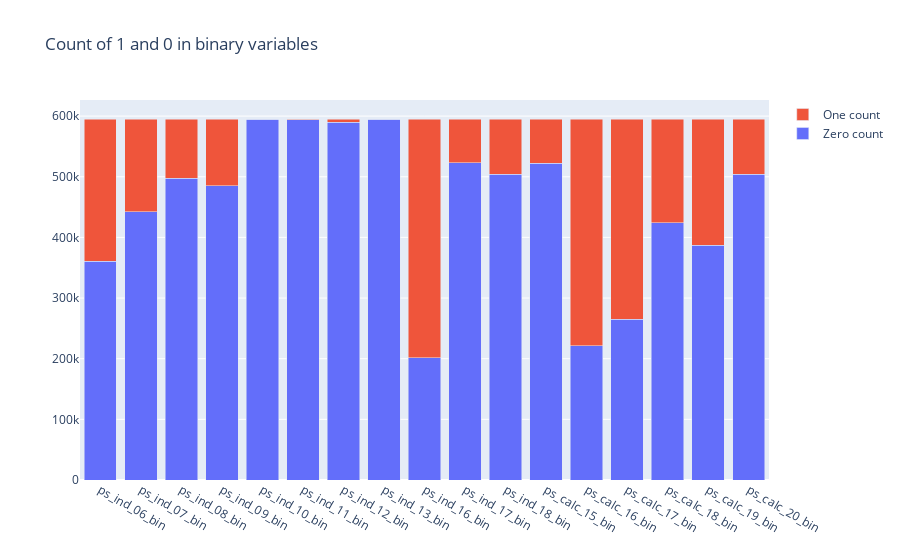

The notebook cell this image was saved under:
### Markdown cell above
## Phân tích dữ liệu dạng binary:
Đếm số lượng 0 và 1 trong các cột dạng binary (ngoại trừ cột target)

### Code cell
bin_col = [col for col in train.columns if '_bin' in col]
zero_list = []
one_list = []
for col in bin_col:
    zero_list.append((train[col]==0).sum())
    one_list.append((train[col]==1).sum())
    
trace1 = go.Bar(
x = bin_col, y=zero_list, name = 'Zero count')
trace2 = go.Bar(
x = bin_col, y = one_list, name='One count')

data = [trace1, trace2]
layout = go.Layout(
barmode = 'stack', title='Count of 1 and 0 in binary variables')

fig = go.Figure(data=data, layout = layout)
py.iplot(fig, filename='stacked-bar')

### Figure 1 — Plotly figure (JSON) as saved in the notebook; plotly's stock layout.template omitted (floating-point values rounded to 4 significant figures)
{"data": [{"name": "Zero count", "type": "bar", "x": ["ps_ind_06_bin", "ps_ind_07_bin", "ps_ind_08_bin", "ps_ind_09_bin", "ps_ind_10_bin", "ps_ind_11_bin", "ps_ind_12_bin", "ps_ind_13_bin", "ps_ind_16_bin", "ps_ind_17_bin", "ps_ind_18_bin", "ps_calc_15_bin", "ps_calc_16_bin", "ps_calc_17_bin", "ps_calc_18_bin", "ps_calc_19_bin", "ps_calc_20_bin"], "y": [360852, 442223, 497644, 484917, 594990, 594205, 589594, 594648, 201882, 523143, 503879, 522342, 221514, 265356, 424278, 387469, 503955]}, {"name": "One count", "type": "bar", "x": ["ps_ind_06_bin", "ps_ind_07_bin", "ps_ind_08_bin", "ps_ind_09_bin", "ps_ind_10_bin", "ps_ind_11_bin", "ps_ind_12_bin", "ps_ind_13_bin", "ps_ind_16_bin", "ps_ind_17_bin", "ps_ind_18_bin", "ps_calc_15_bin", "ps_calc_16_bin", "ps_calc_17_bin", "ps_calc_18_bin", "ps_calc_19_bin", "ps_calc_20_bin"], "y": [234360, 152989, 97568, 110295, 222, 1007, 5618, 564, 393330, 72069, 91333, 72870, 373698, 329856, 170934, 207743, 91257]}], "layout": {"barmode": "stack", "title": {"text": "Count of 1 and 0 in binary variables"}}}
